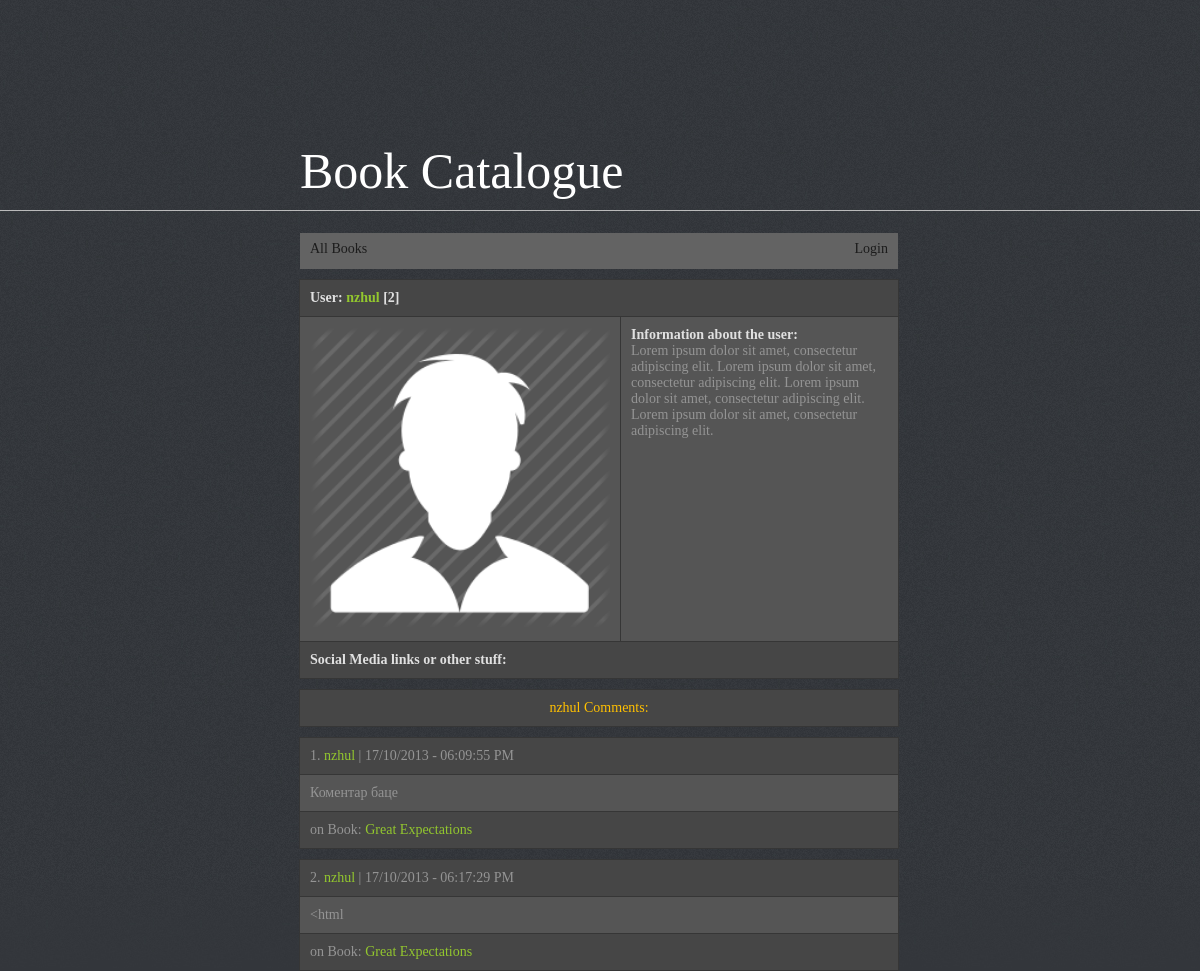
The page /user.php?id=1 on the database its author committed.
### tables this page shows
CREATE TABLE IF NOT EXISTS `users` (
  `user_id` int(11) NOT NULL AUTO_INCREMENT,
  `username` varchar(50) NOT NULL,
  `password` varchar(50) NOT NULL,
  `comments_count` int(11) NOT NULL,
  PRIMARY KEY (`user_id`)
);

CREATE TABLE IF NOT EXISTS `comments` (
  `comment_id` int(11) NOT NULL AUTO_INCREMENT,
  `book_id` int(11) NOT NULL,
  `comment` text NOT NULL,
  `date_added` int(11) NOT NULL,
  `author_id` int(11) NOT NULL,
  PRIMARY KEY (`comment_id`),
  KEY `book_id` (`book_id`,`date_added`,`author_id`)
);

CREATE TABLE IF NOT EXISTS `books` (
  `book_id` int(11) NOT NULL AUTO_INCREMENT,
  `book_title` varchar(250) NOT NULL,
  `comments_count` int(11) NOT NULL,
  PRIMARY KEY (`book_id`)
);

### user.php (the view)
<?php
require './inc/config.php';
if (!isset($_GET['id'])) {
    header('Location: index.php');
    exit;
} else {
    $sql = 'SELECT * FROM users WHERE user_id=' . (int) $_GET['id'];
    $result = mysqli_query($link, $sql);
    if ($result->num_rows <= 0) {
        header('Location: index.php');
        exit;
    } else {
        $row = $result->fetch_assoc();
    }
}
require './inc/header.php';
if (isset($_SESSION['username'])) {
    $usernameField = '<li><a href="user.php?id=' . $_SESSION['user_id'] . '">Hello, <span style="color: #93c72e;">' . $_SESSION['username'] . '</span> (' . $_SESSION['comments_count'] . ')</a></li>
        <li><a href="logout.php">Logout</a></li>';
} else {
    $usernameField = '<li><a href="login.php">Login</a></li>';
}
?>
<div class="navigation" style="text-align: right;">
    <ul id="menu">
        <li style="float: left;"><a href="index.php" id="addBook">All Books</a></li>
        <?= $usernameField; ?>
    </ul>
</div>
<table>
    <tr>
        <td colspan="2"><span class="sum">User: <a href="?id=<?= $row['user_id'] ?>"><?= $row['username'] . '</a> [' . $row['comments_count'] . ']' ?></span></td>
    </tr>
    <tr>
        <td><img src="img/user.png" style="width: 300px;"/></td>
        <td style="vertical-align: top;"><span class="sum">Information about the user:</span><br/>
            Lorem ipsum dolor sit amet, consectetur adipiscing elit. Lorem ipsum dolor sit amet, consectetur adipiscing elit.
            Lorem ipsum dolor sit amet, consectetur adipiscing elit.
            Lorem ipsum dolor sit amet, consectetur adipiscing elit.
        </td>
    </tr>
    <tr>
        <td colspan="2"><span class="sum">Social Media links or other stuff: </span>
        </td>
    </tr>
</table>
<?php
$sql = 'SELECT comments.comment, comments.date_added, books.book_id, books.book_title, users.user_id, users.username
        FROM comments
        LEFT JOIN users
        ON comments.author_id = users.user_id
        LEFT JOIN books
        ON comments.book_id = books.book_id
        WHERE users.user_id =' . (int) $_GET['id'];
$result = mysqli_query($link, $sql);
if ($result->num_rows <= 0) {
    echo '<table>
        <tr>
            <td style="color: #ffc000; text-align: center;">' . $row['username'] . ' does not have any comments yet</td>
        </tr>
    </table>';
} else {
    $counter = 1;
    echo '<table>
        <tr>
            <td style="color: #ffc000; text-align: center;">' . $row['username'] . ' Comments:</td>
        </tr>
    </table>';
    while ($row = $result->fetch_assoc()) {
        $real_date = date('d/m/Y \- h:i:s A', $row['date_added']);
        echo '<table>
    <tr>
        <td>' . $counter . '. <a href="user.php?id=' . $row['user_id'] . '">' . $row['username'] . '</a> | ' . $real_date . '</td>
    </tr>
    <tr>
        <td>' . $row['comment'] . '</td>
    </tr>
    <tr>
        <td>on Book: <a href="book.php?id=' . $row['book_id'] . '">' . $row['book_title'] . '</a></td>
    </tr>
</table>';
        $counter++;
    }
}
?>

### css/style.css (style rules this page uses)
body { background: #33363b url(../img/bg.jpg)repeat-x;font-family: Tahoma;font-size: 14px; }
.navigation { float: left;width: 598px;height: 36px; background: #636363; }
table { color: #949494; border-collapse: collapse;width: 600px;margin-left: -1px;position: relative;top:10px;float: left;z-index: 2; margin-bottom: 10px; }
td { background: #555555; border: 1px solid #363636; padding: 10px; text-align: left; }
tr:first-child td, tr:last-child td { background: #464646; }
.sum { font-weight: bold;color: #e0e0e0; }
td a { color: #93c72e; text-decoration: none; }
ul#menu, ul#menu ul.sub-menu { padding:0; margin: 0; margin-top: 3px; }
ul#menu li, ul#menu ul.sub-menu li { list-style-type: none; display: inline-block; }
ul#menu li a, ul#menu li ul.sub-menu li a { text-decoration: none; color: #1c1c1c; background: #636363; padding: 8px 10px 0 10px; display:inline-block; height: 28px; margin-top: -3px; }
ul#menu li { position: relative; }

### rows shown on the page
users: username "nzhul", comments_count "2"
comments: users.username "nzhul", date_added "17/10/2013 - 06:09:55 PM", comment "Коментар баце", book.book_title "Great Expectations"
comments: users.username "nzhul", date_added "17/10/2013 - 06:17:29 PM", comment "<html", book.book_title "Great Expectations"
